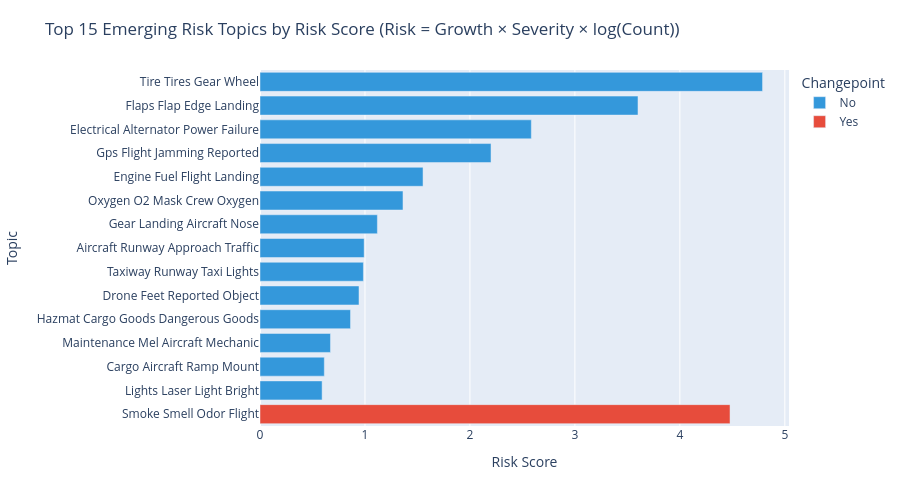

Here is the notebook cell this chart was saved with:
### Markdown cell above
## 2. Top Topics by Risk Score

### Code cell
top_n   = 15
df_top  = risks_sorted.head(top_n).copy()
df_top["Changepoint"] = df_top["Recent_Changepoint"].map({True: "Yes", False: "No"})

fig = px.bar(
    df_top,
    x="Risk_Score",
    y="label",
    orientation="h",
    color="Changepoint",
    color_discrete_map={"Yes": "#e74c3c", "No": "#3498db"},
    hover_data={"Growth_Ratio": ":.2f", "Avg_Severity": ":.2f", "Count": True},
    title=f"Top {top_n} Emerging Risk Topics by Risk Score\n(Risk = Growth × Severity × log(Count))",
    labels={"Risk_Score": "Risk Score", "label": "Topic"},
)
fig.update_yaxes(autorange="reversed")
fig.update_layout(height=max(400, top_n * 32), margin=dict(l=220, t=70, b=30))
fig.show()

### Figure 1 — Plotly figure (JSON) as saved in the notebook; plotly's stock layout.template omitted (floating-point values rounded to 4 significant figures)
{"data": [{"customdata": [[3.125, 1.064, 78.0], [2.222, 1.241, 220.0], [1.552, 1.332, 211.0], [1.946, 0.2622, 862.0], [0.9049, 1.433, 4702.0], [0.9836, 0.7698, 126.0], [0.6624, 1.377, 3660.0], [0.6486, 1.061, 20680.0], [0.8924, 0.2077, 549.0], [0.5461, 1.454, 632.0], [0.7838, 0.2005, 379.0], [0.5077, 0.6448, 1709.0], [0.4918, 0.4921, 126.0], [0.4412, 0.6827, 249.0]], "hovertemplate": "Changepoint=No<br>Risk Score=%{x}<br>Topic=%{y}<br>Growth_Ratio=%{customdata[0]:.2f}<br>Avg_Severity=%{customdata[1]:.2f}<br>Count=%{customdata[2]}<extra></extra>", "legendgroup": "No", "marker": {"color": "#3498db", "pattern": {"shape": ""}}, "name": "No", "orientation": "h", "showlegend": true, "textposition": "auto", "type": "bar", "x": [4.788, 3.601, 2.585, 2.201, 1.553, 1.362, 1.118, 0.9925, 0.985, 0.9432, 0.8624, 0.6714, 0.6128, 0.5918], "xaxis": "x", "y": ["Tire Tires Gear Wheel", "Flaps Flap Edge Landing", "Electrical Alternator Power Failure", "Gps Flight Jamming Reported", "Engine Fuel Flight Landing", "Oxygen O2 Mask Crew Oxygen", "Gear Landing Aircraft Nose", "Aircraft Runway Approach Traffic", "Taxiway Runway Taxi Lights", "Drone Feet Reported Object", "Hazmat Cargo Goods Dangerous Goods", "Maintenance Mel Aircraft Mechanic", "Cargo Aircraft Ramp Mount", "Lights Laser Light Bright"], "yaxis": "y"}, {"customdata": [[1.522, 1.922, 1760.0]], "hovertemplate": "Changepoint=Yes<br>Risk Score=%{x}<br>Topic=%{y}<br>Growth_Ratio=%{customdata[0]:.2f}<br>Avg_Severity=%{customdata[1]:.2f}<br>Count=%{customdata[2]}<extra></extra>", "legendgroup": "Yes", "marker": {"color": "#e74c3c", "pattern": {"shape": ""}}, "name": "Yes", "orientation": "h", "showlegend": true, "textposition": "auto", "type": "bar", "x": [4.478], "xaxis": "x", "y": ["Smoke Smell Odor Flight"], "yaxis": "y"}], "layout": {"barmode": "relative", "height": 480, "legend": {"title": {"text": "Changepoint"}, "tracegroupgap": 0}, "margin": {"b": 30, "l": 220, "t": 70}, "title": {"text": "Top 15 Emerging Risk Topics by Risk Score\n(Risk = Growth × Severity × log(Count))"}, "xaxis": {"anchor": "y", "domain": [0, 1], "title": {"text": "Risk Score"}}, "yaxis": {"anchor": "x", "autorange": "reversed", "domain": [0, 1], "title": {"text": "Topic"}}}}
